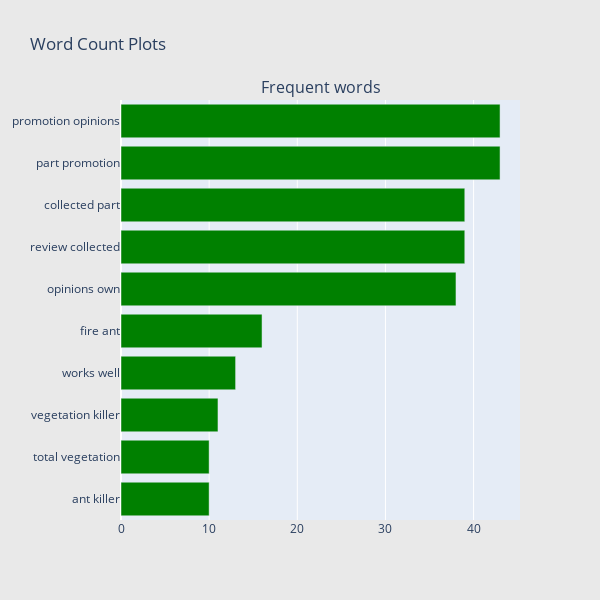

Here is the notebook cell this chart was saved with:
### Code cell
## Get the bar chart from 5 rated reviews ##
freq_dict = defaultdict(int)
for sent in df_5["review_lower"]:
    for word in generate_ngrams(sent,2):
        freq_dict[word] += 1
fd_sorted = pd.DataFrame(sorted(freq_dict.items(), key=lambda x: x[1])[::-1])
fd_sorted.columns = ["word", "wordcount"]
trace0 = horizontal_bar_chart(fd_sorted.head(10), 'green')

# Creating two subplots
fig = tools.make_subplots(rows=1, cols=1, vertical_spacing=0.04,
                          subplot_titles=["Frequent words"])
fig.append_trace(trace0, 1, 1)
#fig.append_trace(trace1, 1, 2)
fig['layout'].update(height=600, width=600, paper_bgcolor='rgb(233,233,233)', title="Word Count Plots")
py.iplot(fig, filename='word-plots');

### Figure 1 — Plotly figure (JSON) as saved in the notebook; plotly's stock layout.template omitted (floating-point values rounded to 4 significant figures)
{"data": [{"marker": {"color": "green"}, "orientation": "h", "showlegend": false, "x": [10, 10, 11, 13, 16, 38, 39, 39, 43, 43], "xaxis": "x", "y": ["ant killer", "total vegetation", "vegetation killer", "works well", "fire ant", "opinions own", "review collected", "collected part", "part promotion", "promotion opinions"], "yaxis": "y", "type": "bar"}], "layout": {"annotations": [{"font": {"size": 16}, "showarrow": false, "text": "Frequent words", "x": 0.5, "xanchor": "center", "xref": "paper", "y": 1, "yanchor": "bottom", "yref": "paper"}], "height": 600, "paper_bgcolor": "rgb(233,233,233)", "title": {"text": "Word Count Plots"}, "width": 600, "xaxis": {"anchor": "y", "domain": [0, 1]}, "yaxis": {"anchor": "x", "domain": [0, 1]}}}
